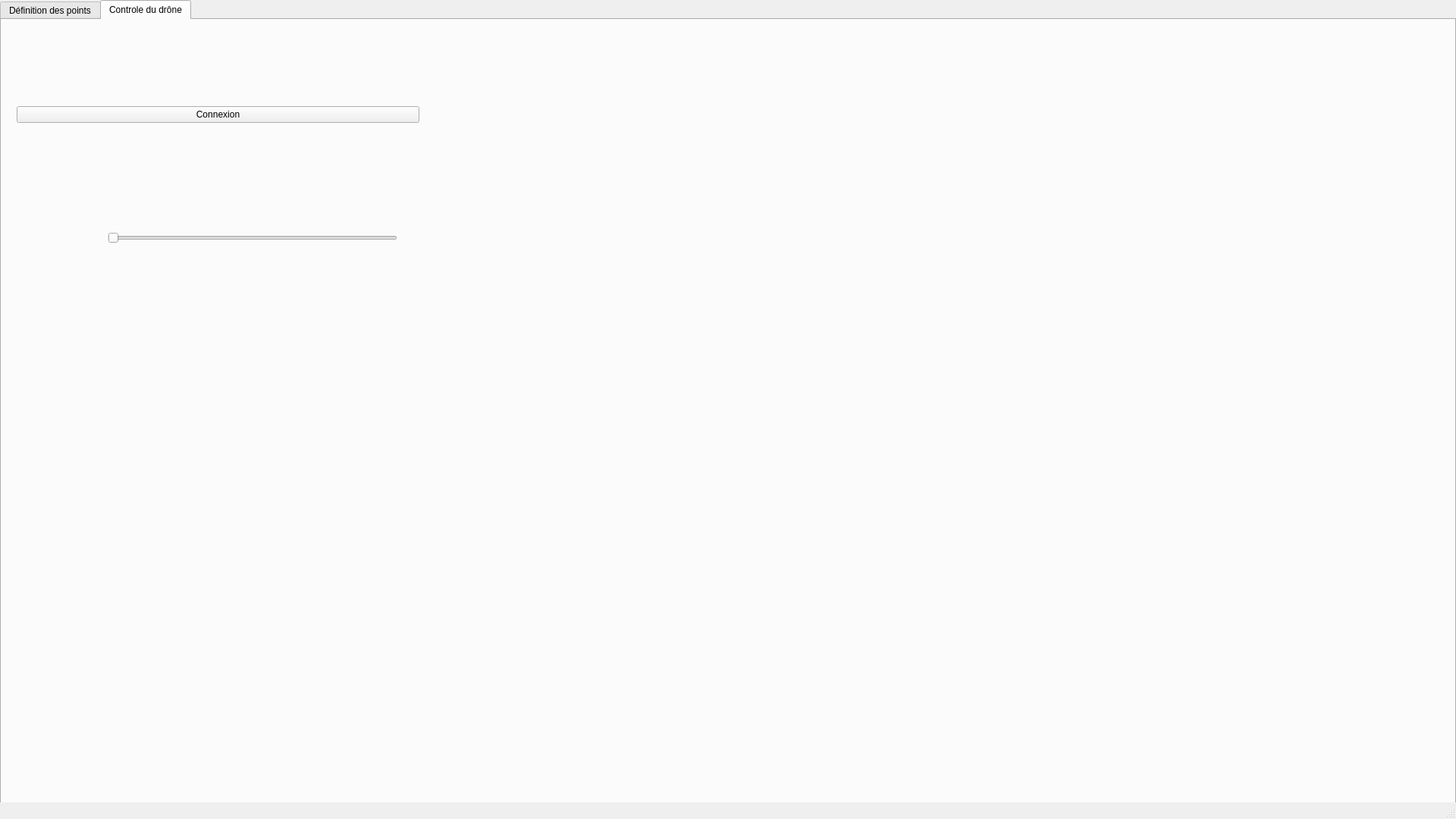
<?xml version="1.0" encoding="UTF-8"?>
<ui version="4.0">
 <class>MainWindow</class>
 <widget class="QMainWindow" name="MainWindow">
  <property name="geometry">
   <rect>
    <x>0</x>
    <y>0</y>
    <width>1920</width>
    <height>1080</height>
   </rect>
  </property>
  <property name="windowTitle">
   <string>MainWindow</string>
  </property>
  <property name="autoFillBackground">
   <bool>false</bool>
  </property>
  <widget class="QWidget" name="centralwidget">
   <widget class="QTabWidget" name="tabWidget">
    <property name="geometry">
     <rect>
      <x>0</x>
      <y>0</y>
      <width>1920</width>
      <height>1080</height>
     </rect>
    </property>
    <property name="currentIndex">
     <number>1</number>
    </property>
    <widget class="QWidget" name="defPoints">
     <attribute name="title">
      <string>Définition des points</string>
     </attribute>
     <widget class="QWidget" name="image" native="true">
      <property name="geometry">
       <rect>
        <x>10</x>
        <y>10</y>
        <width>341</width>
        <height>241</height>
       </rect>
      </property>
      <property name="autoFillBackground">
       <bool>true</bool>
      </property>
     </widget>
     <widget class="QWidget" name="verticalLayoutWidget">
      <property name="geometry">
       <rect>
        <x>1600</x>
        <y>50</y>
        <width>281</width>
        <height>271</height>
       </rect>
      </property>
      <layout class="QVBoxLayout" name="verticalLayout">
       <item>
        <widget class="QLabel" name="cooSouris">
         <property name="text">
          <string>Coordonnées : 
x : 
y : </string>
         </property>
        </widget>
       </item>
       <item>
        <widget class="QPushButton" name="Reset">
         <property name="text">
          <string>Reset</string>
         </property>
        </widget>
       </item>
      </layout>
     </widget>
    </widget>
    <widget class="QWidget" name="tab_2">
     <attribute name="title">
      <string>Controle du drône</string>
     </attribute>
     <widget class="QWidget" name="horizontalLayoutWidget">
      <property name="geometry">
       <rect>
        <x>20</x>
        <y>50</y>
        <width>531</width>
        <height>151</height>
       </rect>
      </property>
      <layout class="QHBoxLayout" name="horizontalLayout">
       <item>
        <widget class="QPushButton" name="Connexion">
         <property name="text">
          <string>Connexion</string>
         </property>
        </widget>
       </item>
      </layout>
     </widget>
     <widget class="QWidget" name="layoutWidget">
      <property name="geometry">
       <rect>
        <x>580</x>
        <y>50</y>
        <width>781</width>
        <height>701</height>
       </rect>
      </property>
      <layout class="QHBoxLayout" name="horizontalLayout_2"/>
     </widget>
     <widget class="QSlider" name="horizontalSlider">
      <property name="geometry">
       <rect>
        <x>140</x>
        <y>280</y>
        <width>382</width>
        <height>15</height>
       </rect>
      </property>
      <property name="orientation">
       <enum>Qt::Horizontal</enum>
      </property>
     </widget>
    </widget>
   </widget>
  </widget>
  <widget class="QMenuBar" name="menubar">
   <property name="geometry">
    <rect>
     <x>0</x>
     <y>0</y>
     <width>1920</width>
     <height>21</height>
    </rect>
   </property>
  </widget>
  <widget class="QStatusBar" name="statusbar"/>
 </widget>
 <resources/>
 <connections>
  <connection>
   <sender>Reset</sender>
   <signal>clicked()</signal>
   <receiver>MainWindow</receiver>
   <slot>reset()</slot>
   <hints>
    <hint type="sourcelabel">
     <x>77</x>
     <y>109</y>
    </hint>
    <hint type="destinationlabel">
     <x>77</x>
     <y>124</y>
    </hint>
   </hints>
  </connection>
 </connections>
 <slots>
  <signal>clicked()</signal>
  <slot>reset()</slot>
 </slots>
</ui>
